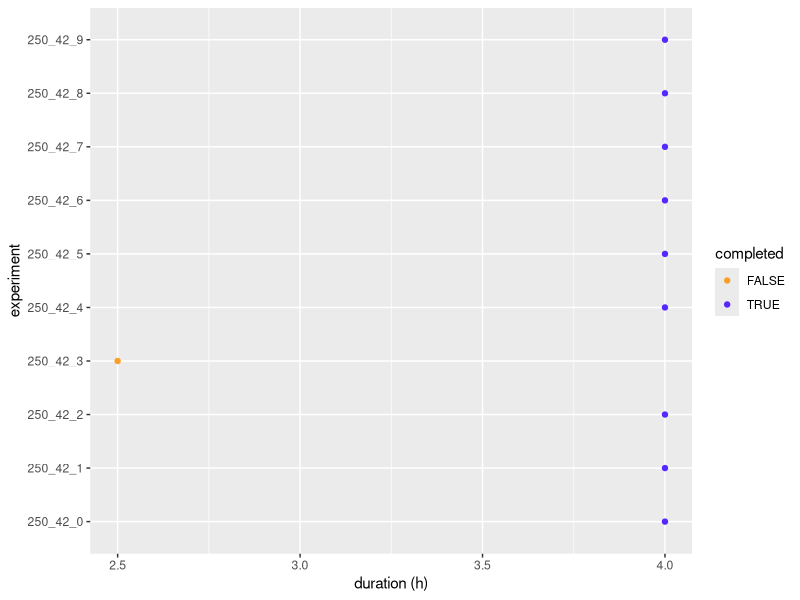
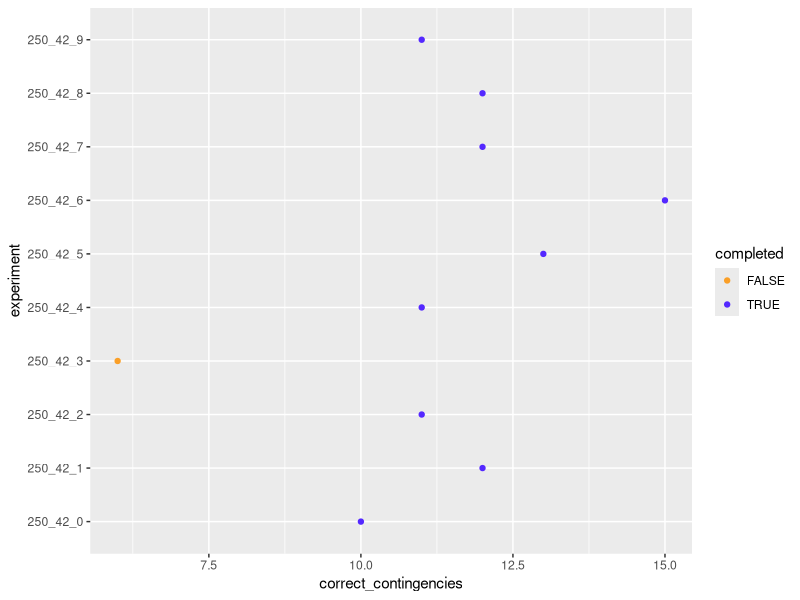
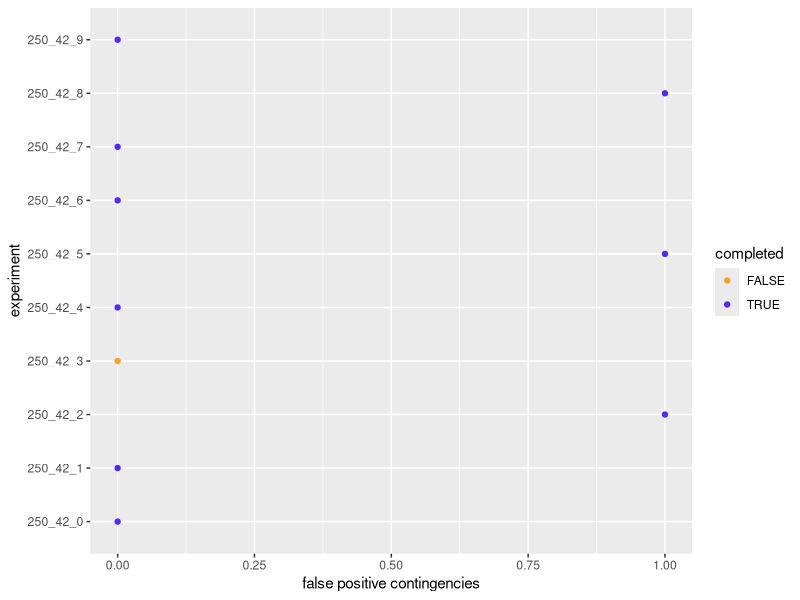
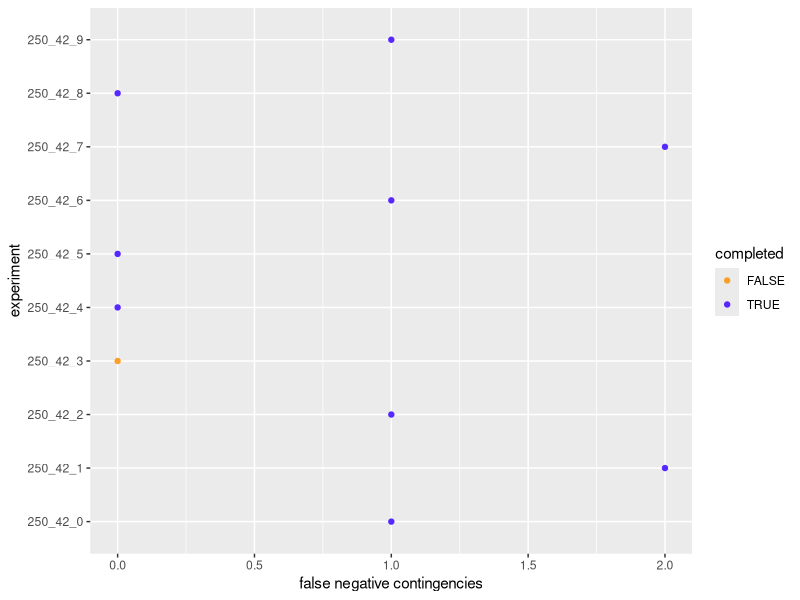
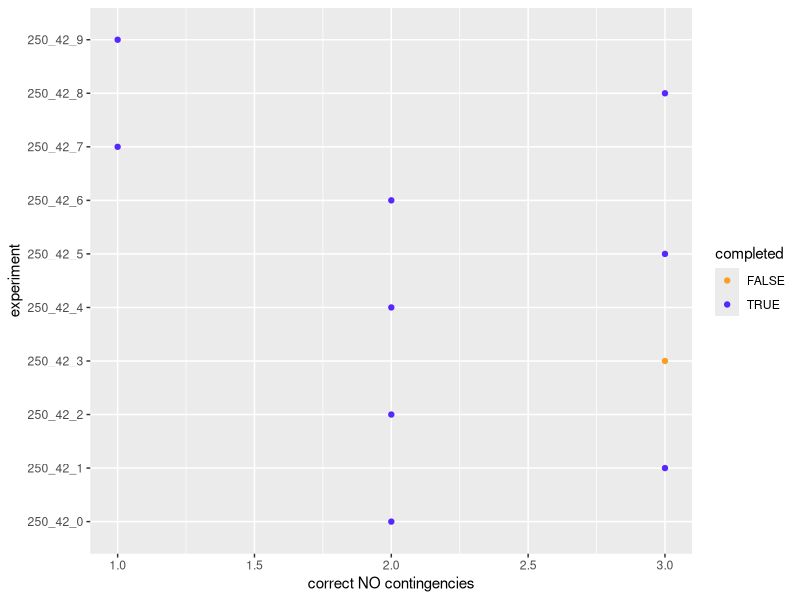
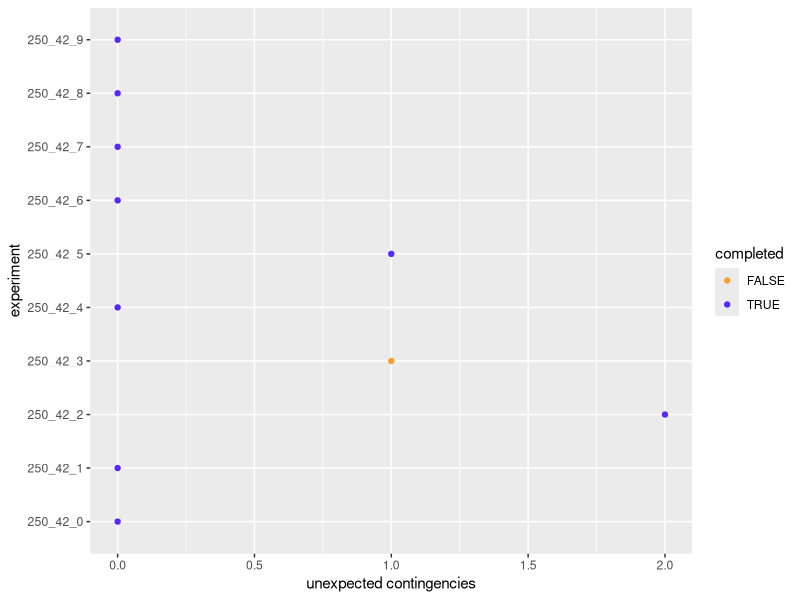
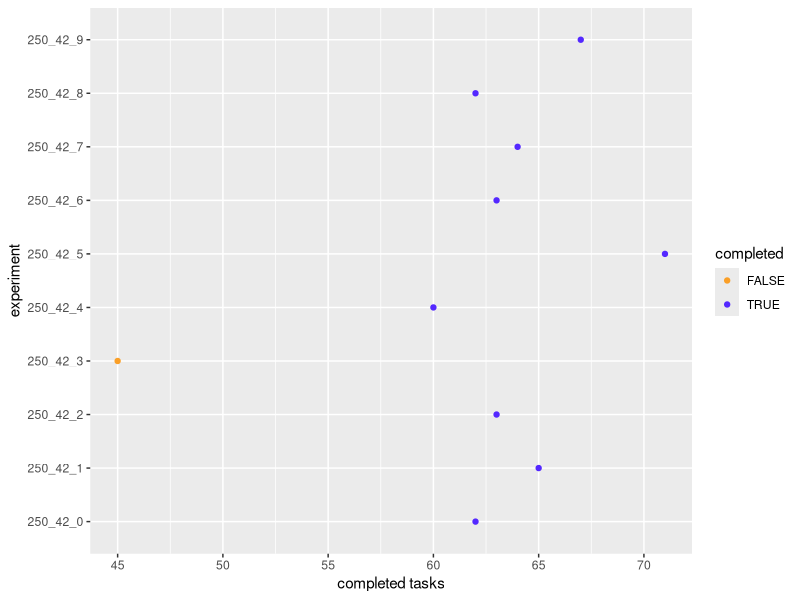
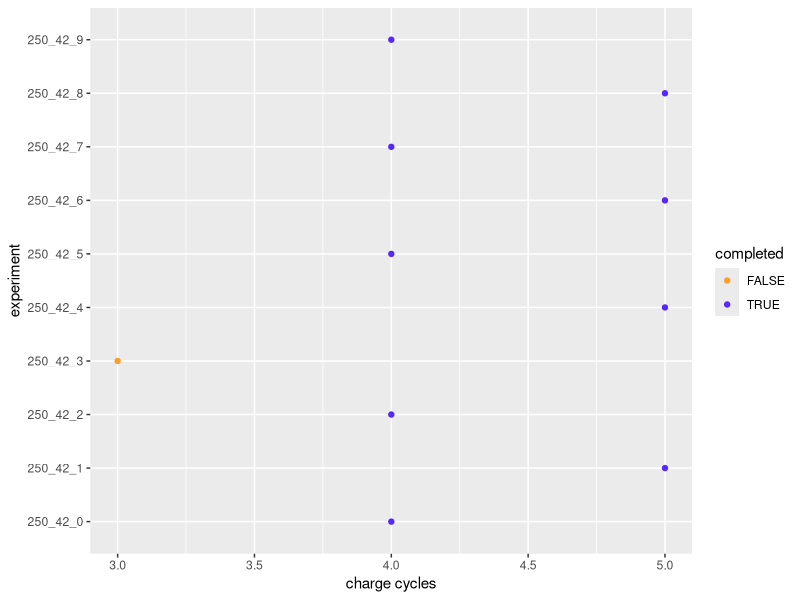

Reproduce these figures in R, in order.
library(ggplot2)

input <- read.csv(file = "placeholder.csv", header = TRUE, sep = ",")

plotPointsPre <- ggplot(data = input, aes(x = duration, y = experiment, color = completed, group = completed))
finalPlot <- plotPointsPre + geom_point() + xlab("duration (h)") + ylab("experiment")  + scale_color_manual(values=c("#fa9f27", "#5428ff", "#f5503b", "#28bd5a"))
ggsave(finalPlot, file = "duration.png", width=6, height=4)

plotPointsPre <- ggplot(data = input, aes(x = correct_contingencies, y = experiment, color = completed, group = completed))
finalPlot <- plotPointsPre + geom_point() + xlab("correct_contingencies") + ylab("experiment") + scale_color_manual(values=c("#fa9f27", "#5428ff", "#f5503b", "#28bd5a"))
ggsave(finalPlot, file = "corr_cont.png", width=6, height=4)

plotPointsPre <- ggplot(data = input, aes(x = false_positives, y = experiment, color = completed, group = completed))
finalPlot <- plotPointsPre + geom_point() + xlab("false positive contingencies") + ylab("experiment") + scale_color_manual(values=c("#fa9f27", "#5428ff", "#f5503b", "#28bd5a"))
ggsave(finalPlot, file = "false_positives.png", width=6, height=4)

plotPointsPre <- ggplot(data = input, aes(x = false_negatives, y = experiment, color = completed, group = completed))
finalPlot <- plotPointsPre + geom_point() + xlab("false negative contingencies") + ylab("experiment") + scale_color_manual(values=c("#fa9f27", "#5428ff", "#f5503b", "#28bd5a"))
ggsave(finalPlot, file = "false_negatives.png", width=6, height=4)

plotPointsPre <- ggplot(data = input, aes(x = correct_no_contingency, y = experiment, color = completed, group = completed))
finalPlot <- plotPointsPre + geom_point() + xlab("correct NO contingencies") + ylab("experiment") + scale_color_manual(values=c("#fa9f27", "#5428ff", "#f5503b", "#28bd5a"))
ggsave(finalPlot, file = "correct_no_contingencies.png", width=6, height=4)

plotPointsPre <- ggplot(data = input, aes(x = unexpected_contingencies, y = experiment, color = completed, group = completed))
finalPlot <- plotPointsPre + geom_point() + xlab("unexpected contingencies") + ylab("experiment") + scale_color_manual(values=c("#fa9f27", "#5428ff", "#f5503b", "#28bd5a"))
ggsave(finalPlot, file = "unexpected_contingencies.png", width=6, height=4)

plotPointsPre <- ggplot(data = input, aes(x = completed_tasks, y = experiment, color = completed, group = completed))
finalPlot <- plotPointsPre + geom_point() + xlab("completed tasks") + ylab("experiment") + scale_color_manual(values=c("#fa9f27", "#5428ff", "#f5503b", "#28bd5a"))
ggsave(finalPlot, file = "completed_tasks.png", width=6, height=4)

plotPointsPre <- ggplot(data = input, aes(x = charge_cycles, y = experiment, color = completed, group = completed))
finalPlot <- plotPointsPre + geom_point() + xlab("charge cycles") + ylab("experiment") + scale_color_manual(values=c("#fa9f27", "#5428ff", "#f5503b", "#28bd5a"))
ggsave(finalPlot, file = "charge_cycles.png", width=6, height=4)

plotPointsPre <- ggplot(data = input, aes(x = (correct_contingencies + correct_no_contingency) / (correct_contingencies + correct_no_contingency + false_positives + false_negatives + unexpected_contingencies) * 100, y = experiment, color = completed, group = completed))
finalPlot <- plotPointsPre + geom_point() + xlab("expected response to fail sim (%)") + ylab("experiment") + scale_color_manual(values=c("#fa9f27", "#5428ff", "#f5503b", "#28bd5a"))
ggsave(finalPlot, file = "expected_res.png", width=6, height=4)

compute_avg_duration <- function() {
    costs <- subset(input, select = c(duration))
    return(round(mean(as.numeric(as.character(costs[["duration"]]))), digits = 2))
}

paste("avg duration: ", compute_avg_duration())
